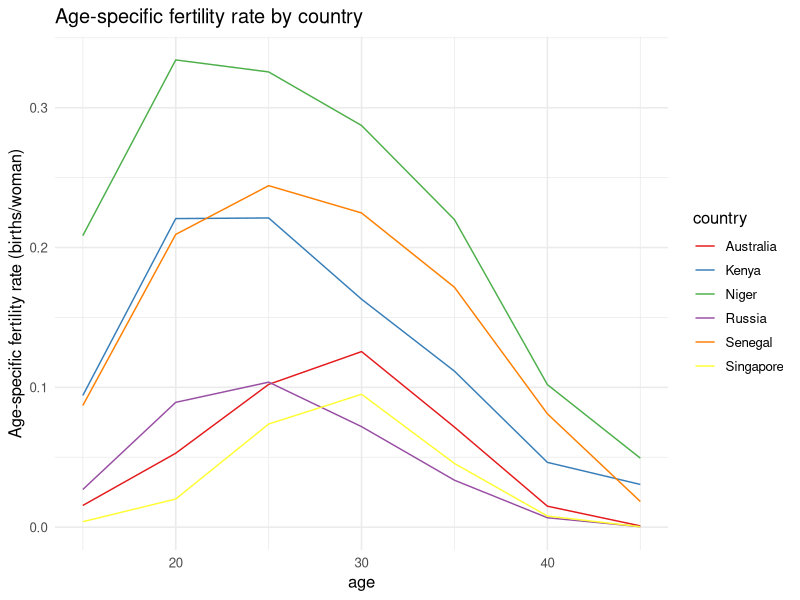
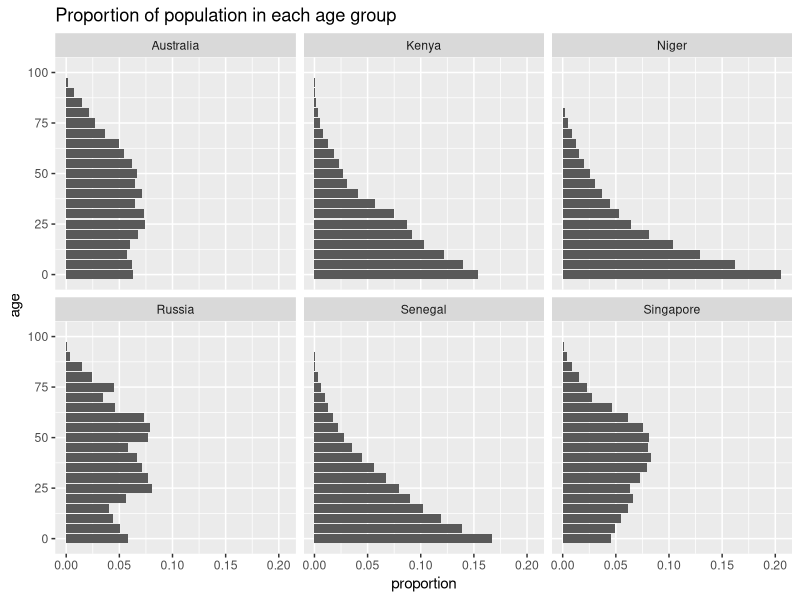
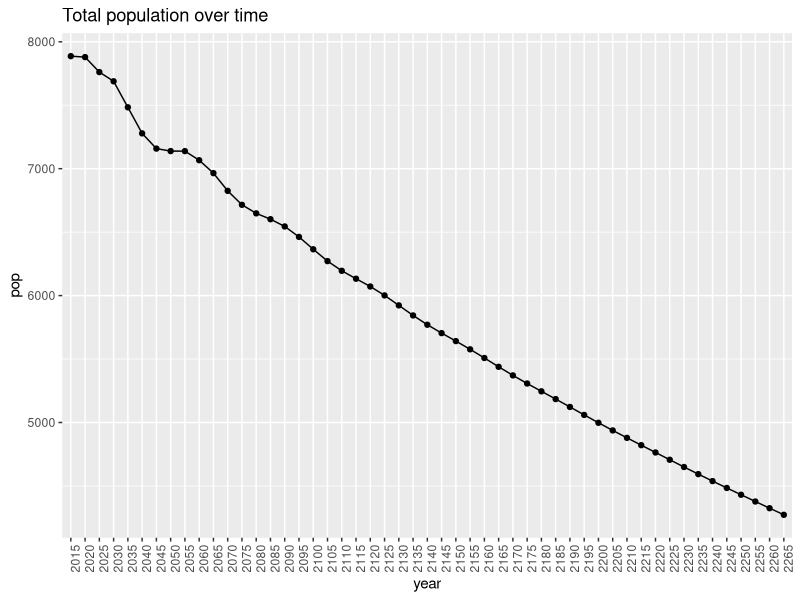
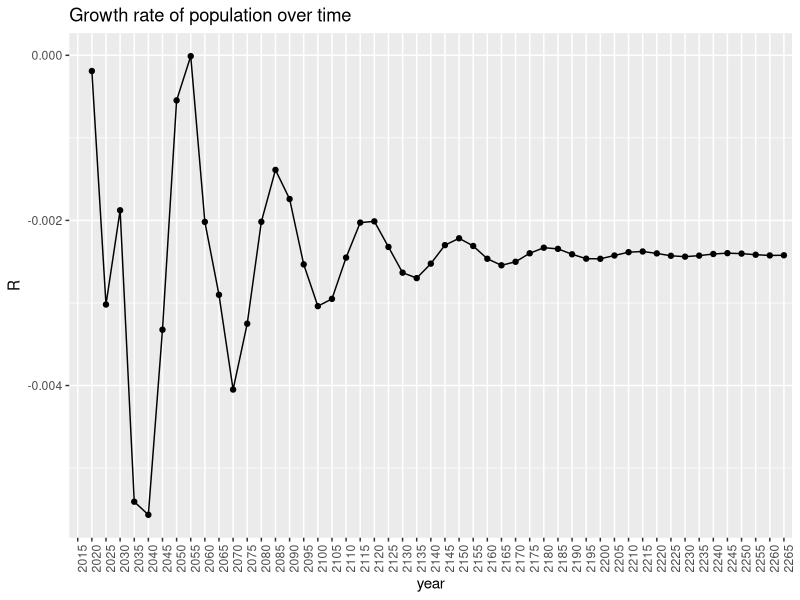
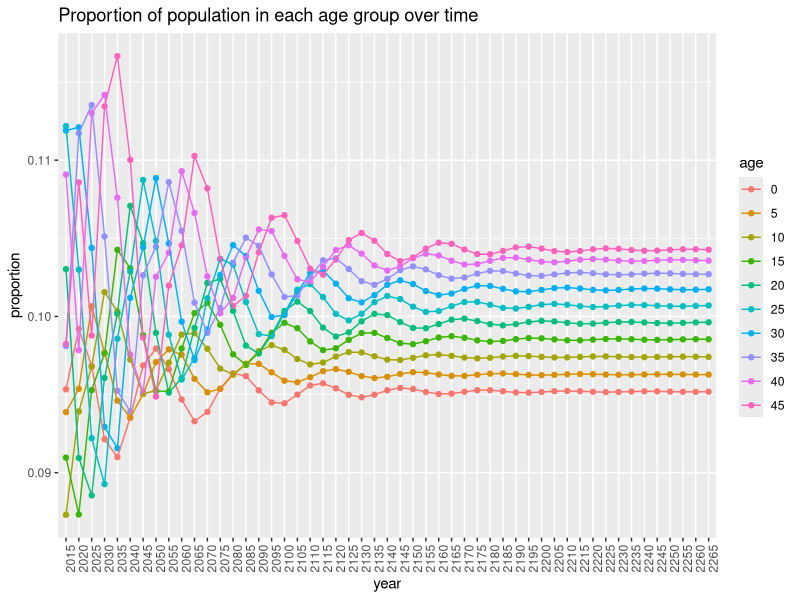
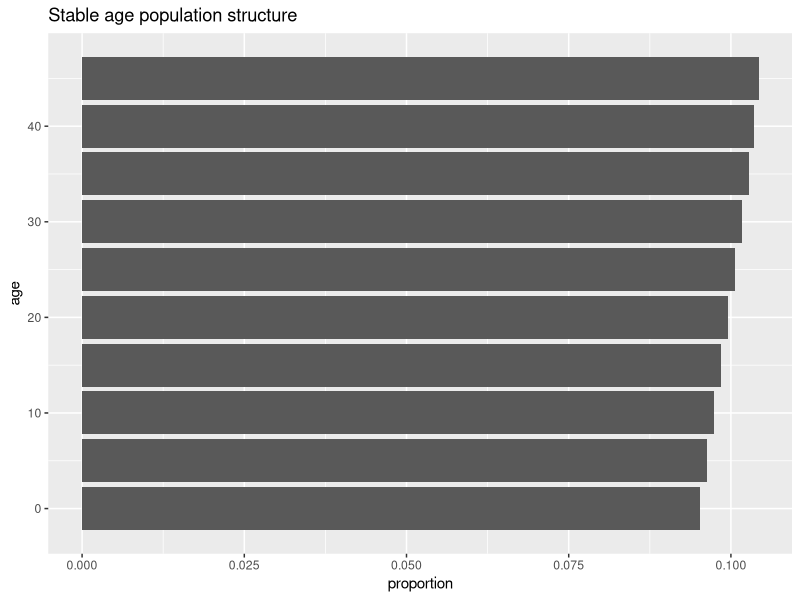
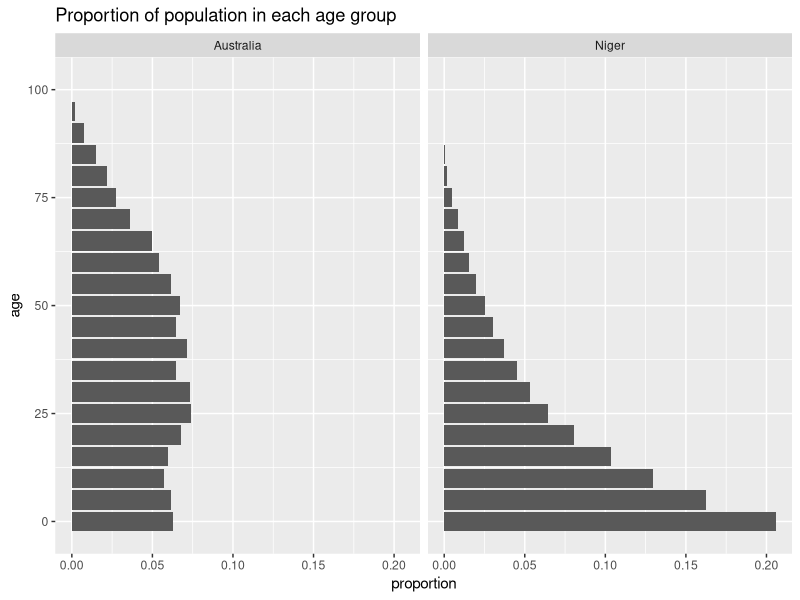
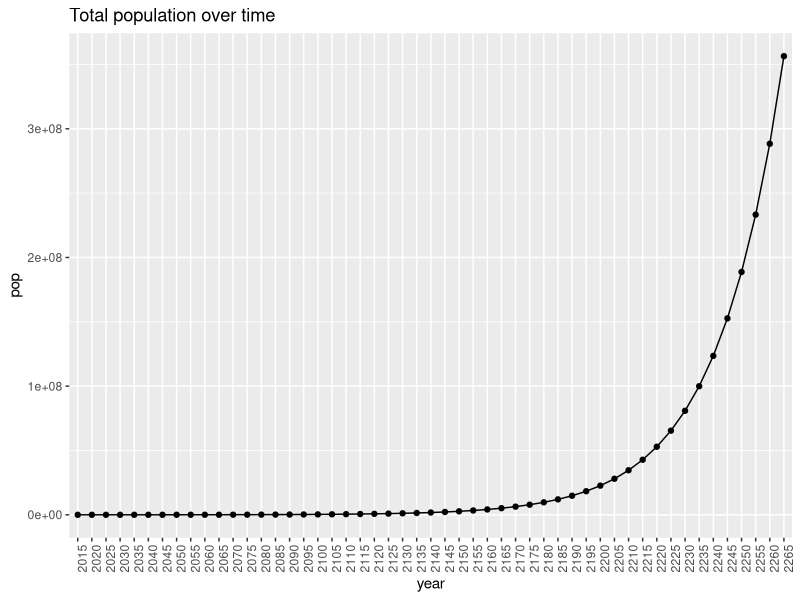

The R script that drew these images, in order:
## ---- chunk 1
# run this chunk first!
knitr::opts_chunk$set(echo = TRUE)
library(tidyverse)
## ---- chunk 2
d <- read_csv("bfdw_projection_data.csv")
## ---- chunk 3
d %>% 
  filter(country=="Australia") %>% 
  head
## ---- chunk 4
d <- d %>% 
  mutate(nLx = nLx/10^5, 
         nFx = nFx/1000)
## ---- chunk 5
# calculate life expectancy at birth 
# we know radix is 1
radix <- 1

d %>% 
  group_by(country) %>% 
  summarise(e0 = sum(nLx)/radix) %>%
  arrange(e0) # arrange by increasing life expectancy
## ---- chunk 6
# calculate TFR, GRR and NRR by country
# set fraction female at birth to be 0.4886
ffab <- 0.4486

d %>% 
  filter(age>=15, age < 50) %>% # restrict our dataset to be fertility rates for women aged 15-49
  group_by(country) %>% 
  summarise(tfr = sum(nFx*5), 
            grr = tfr*ffab,
            nrr = sum(nFx*nLx*ffab/radix),
            mu = sum((age+2.5)*nFx*nLx)/sum(nFx*nLx)) %>%
  arrange(tfr)
## ---- chunk 7
# create a dataset which only has reproductive ages (15-49)
d_rpa <- d %>% filter(age >= 15, age < 50)

# plot age-specific fertility rates
ggplot(data = d_rpa, aes(x = age, y = nFx, color = country)) + 
  geom_line()+
  ylab("Age-specific fertility rate (births/woman)")+
  ggtitle("Age-specific fertility rate by country")+ 
  scale_color_brewer(palette="Set1") + 
  theme_minimal(base_size = 12) ## change ggplot default theme
## ---- chunk 8
# let's calculate the proportion in each age group so we can compare across countries
d <- d %>% 
  group_by(country) %>%
  mutate(nCx = nKx/sum(nKx))
## ---- chunk 9
ggplot(d, aes(x = age, y = nCx)) + 
  facet_wrap(~country, ncol=3)+
  geom_bar(stat="identity", position = "dodge")+
  ggtitle("Proportion of population in each age group")+
  ylab("proportion")+
  coord_flip()
## ---- chunk 10
## function to define Leslie matrix, based on nLx and nFx values
leslie <- function(nLx,
                   nFx, 
                   n_age_groups=10,
                   ffab = 0.4886){
  L = matrix(0, nrow = n_age_groups, ncol = n_age_groups)
  L[1,] = ffab * nLx[1]*(nFx[1:n_age_groups]+nFx[2:(n_age_groups+1)]*nLx[2:(n_age_groups+1)]/nLx[1:n_age_groups])/2 # top row 
  diag(L[2:n_age_groups,1:(n_age_groups-1)]) = nLx[2:n_age_groups] / nLx[1:(n_age_groups-1)] # subdiagonal
  return(L)
}
## ---- chunk 11
LAA <- leslie(nLx = d$nLx[d$country=="Australia"], 
              nFx = d$nFx[d$country=="Australia"])
LAA
## ---- chunk 12
LAS <- leslie(nLx = d$nLx[d$country=="Australia"], 
              nFx = d$nFx[d$country=="Senegal"])
## ---- chunk 13
n_age_groups <- 10 # 0-50 in 5yr age groups
n_projections <- 50 # want to project forward 50*5 = 250 years
initial_pop <- d$nKx[d$country=="Australia"] # set initial population to be Australia's population in 2015
# define population matrix K
K <- matrix(0, nrow = n_age_groups, ncol = n_projections+1)
K[,1] <- initial_pop[1:n_age_groups]

# do the projection!
for(i in 2:(n_projections+1)){
  K[,i] <- LAA%*%K[,i-1] 
}

head(K[,1:5])
## ---- chunk 14
# get K in a form that's easier to ggplot
# make into a dataframe, name columns as years and add an age column
Kdf <- as.data.frame(K)
colnames(Kdf) <- seq(from = 2015, to = (2015+n_projections*5), by = 5)
Kdf <- cbind(age = seq(from = 0, to = 45, by = 5), Kdf)

# get in long format and then add proportion of population in each age group
Klong <- Kdf %>% 
  gather(year, population, -age) %>%
  group_by(year) %>%
  mutate(proportion = population/sum(population), 
         age = as.factor(age))
head(Klong)
## ---- chunk 15
# total population by year
tot_pop <- Klong %>% 
  group_by(year) %>%
  summarise(pop = sum(population)) %>%
  mutate(R = c(NA, log(pop[2:n()]/pop[1:(n()-1)])/5))
head(tot_pop)
## ---- chunk 16

# plot total population over time 
ggplot(data = tot_pop, aes(x = year, y = pop, group = 1)) +
  geom_point() + geom_line()+
  theme(axis.text.x = element_text(angle = 90, hjust = 1))+
  ggtitle("Total population over time")

# plot growth rate over time
ggplot(data = tot_pop, aes(x = year, y = R, group = 1)) +
  geom_point() + geom_line()+
  theme(axis.text.x = element_text(angle = 90, hjust = 1))+
  ggtitle("Growth rate of population over time")

# plot proportion in each age group over time
ggplot(data = Klong, aes(x = year, y = proportion, group = age, color = age)) +
  geom_point() + geom_line()+ 
  theme(axis.text.x = element_text(angle = 90, hjust = 1))+
  ggtitle("Proportion of population in each age group over time")
## ---- chunk 17
eigen.AA <- eigen(LAA)
r.AA <- log(Re(eigen.AA$value[1]))/5 
v <- Re(eigen.AA$vectors[,1])
k.AA <- v/sum(v)

# compare stable population rate and rate at end of projection period
cbind(stable = r.AA,  proj = tot_pop$R[nrow(tot_pop)])

# compare stable population age distribution and age distribution at end of projection period
cbind(stable = k.AA, proj = Klong$proportion[Klong$year==(2015+n_projections*5)])

## ---- chunk 18
ages <- seq(0, 45, by = 5)
ggplot(data = data.frame(age = ages, proportion = k.AA), aes(x = age, y = proportion))+
  geom_bar(stat = 'identity')+
  coord_flip()+
  ggtitle("Stable age population structure")
## ---- chunk 19
# let's calculate the proportion in each age group so we can compare across countries
df_forplot <- d %>% 
  filter(country %in% c("Australia", "Niger")) %>% 
  group_by(country) %>% 
  mutate(nCx = nKx/sum(nKx))

ggplot(df_forplot, aes(x = age, y = nCx)) + 
  facet_wrap(~country, ncol=3)+
  geom_bar(stat="identity", position = "dodge")+
  ggtitle("Proportion of population in each age group")+
  ylab("proportion")+
  coord_flip()
## ---- chunk 20
## Leslie matrix for Giger 
LNN <- leslie(nLx = d$nLx[d$country=="Niger"], 
              nFx = d$nFx[d$country=="Niger"])


n_age_groups <- 10 # 0-50 in 5yr age groups
n_projections <- 50 # want to project forward 50*5 = 250 years
initial_pop <- d$nKx[d$country=="Niger"] # set initial population to be Niger's population in 2015
# define population matrix K
K <- matrix(0, nrow = n_age_groups, ncol = n_projections+1)
K[,1] <- initial_pop[1:n_age_groups]

# do the projection!
for(i in 2:(n_projections+1)){
  K[,i] <- LNN%*%K[,i-1] 
}

head(K[,1:5])

# get K in a form that's easier to ggplot
# make into a dataframe, name columns as years and add an age column
Kdf <- as.data.frame(K)
colnames(Kdf) <- seq(from = 2015, to = (2015+n_projections*5), by = 5)
Kdf <- cbind(age = seq(from = 0, to = 45, by = 5), Kdf)

# get in long format and then add proportion of population in each age group
Klong <- Kdf %>% 
  gather(year, population, -age) %>%
  group_by(year) %>%
  mutate(proportion = population/sum(population), 
         age = as.factor(age))
head(Klong)


# total population by year
tot_pop <- Klong %>% 
  group_by(year) %>%
  summarise(pop = sum(population)) %>%
  mutate(R = c(NA, log(pop[2:n()]/pop[1:(n()-1)])/5))
head(tot_pop)

# plot total population over time 
ggplot(data = tot_pop, aes(x = year, y = pop, group = 1)) +
  geom_point() + geom_line()+
  theme(axis.text.x = element_text(angle = 90, hjust = 1))+
  ggtitle("Total population over time")

# plot growth rate over time
ggplot(data = tot_pop, aes(x = year, y = R, group = 1)) +
  geom_point() + geom_line()+
  theme(axis.text.x = element_text(angle = 90, hjust = 1))+
  ggtitle("Growth rate of population over time")

# plot proportion in each age group over time
ggplot(data = Klong, aes(x = year, y = proportion, group = age, color = age)) +
  geom_point() + geom_line()+ 
  theme(axis.text.x = element_text(angle = 90, hjust = 1))+
  ggtitle("Proportion of population in each age group over time")
## ---- chunk 21
## high fertility country (Niger) with a low mortality county (Singapore)
LSN <- leslie(nLx = d$nLx[d$country=="Singapore"], 
              nFx = d$nFx[d$country=="Niger"])

eigen.SN <- eigen(LSN)
r.SN <- log(Re(eigen.SN$value[1]))/5 
v <- Re(eigen.SN$vectors[,1])
k.SN <- v/sum(v)

ages <- seq(0, 45, by = 5)
ggplot(data = data.frame(age = ages, proportion = k.SN), aes(x = age, y = proportion))+
  geom_bar(stat = 'identity')+
  coord_flip()+
  ggtitle("Stable age population structure")

r.SN
## ---- chunk 22
## high fertility and low mortality
LNS <- leslie(nLx = d$nLx[d$country=="Niger"], 
              nFx = d$nFx[d$country=="Singapore"])

eigen.NS <- eigen(LNS)
r.NS <- log(Re(eigen.NS$value[1]))/5 
v <- Re(eigen.NS$vectors[,1])
k.NS <- v/sum(v)

ages <- seq(0, 45, by = 5)
ggplot(data = data.frame(age = ages, proportion = k.NS), aes(x = age, y = proportion))+
  geom_bar(stat = 'identity')+
  coord_flip()+
  ggtitle("Stable age population structure")

r.NS
## ---- chunk 23
## read in contact data 
contact_data <- data.frame(
  stringsAsFactors = FALSE,
  alter_age = c("[0,18)","[0,18)","[0,18)",
                "[0,18)","[0,18)","[0,18)","[0,18)","[18,25)",
                "[18,25)","[18,25)","[18,25)","[18,25)","[18,25)","[25,35)",
                "[25,35)","[25,35)","[25,35)","[25,35)","[25,35)",
                "[35,45)","[35,45)","[35,45)","[35,45)","[35,45)",
                "[35,45)","[45,55)","[45,55)","[45,55)","[45,55)",
                "[45,55)","[45,55)","[55,65)","[55,65)","[55,65)",
                "[55,65)","[55,65)","[55,65)","[65,100]","[65,100]",
                "[65,100]","[65,100]","[65,100]","[65,100]","[18,25)",
                "[25,35)","[35,45)","[45,55)","[55,65)","[65,100]",
                "[0,18)","[0,18)","[0,18)","[0,18)","[0,18)","[0,18)",
                "[0,18)","[18,25)","[18,25)","[18,25)","[18,25)",
                "[18,25)","[18,25)","[25,35)","[25,35)","[25,35)",
                "[25,35)","[25,35)","[25,35)","[35,45)","[35,45)","[35,45)",
                "[35,45)","[35,45)","[35,45)","[45,55)","[45,55)",
                "[45,55)","[45,55)","[45,55)","[45,55)","[55,65)",
                "[55,65)","[55,65)","[55,65)","[55,65)","[55,65)",
                "[65,100]","[65,100]","[65,100]","[65,100]","[65,100]",
                "[65,100]","[18,25)","[25,35)","[35,45)","[45,55)",
                "[55,65)","[65,100]"),
  ego_age = c("[0,18)","[35,45)","[18,25)",
              "[25,35)","[45,55)","[55,65)","[65,100]","[35,45)",
              "[18,25)","[25,35)","[45,55)","[55,65)","[65,100]",
              "[35,45)","[18,25)","[25,35)","[45,55)","[55,65)",
              "[65,100]","[35,45)","[18,25)","[25,35)","[45,55)",
              "[55,65)","[65,100]","[35,45)","[18,25)","[25,35)",
              "[45,55)","[55,65)","[65,100]","[35,45)","[18,25)",
              "[25,35)","[45,55)","[55,65)","[65,100]","[35,45)",
              "[18,25)","[25,35)","[45,55)","[55,65)","[65,100]","[0,18)",
              "[0,18)","[0,18)","[0,18)","[0,18)","[0,18)",
              "[0,18)","[35,45)","[18,25)","[25,35)","[45,55)",
              "[55,65)","[65,100]","[35,45)","[18,25)","[25,35)","[45,55)",
              "[55,65)","[65,100]","[35,45)","[18,25)","[25,35)",
              "[45,55)","[55,65)","[65,100]","[35,45)","[18,25)",
              "[25,35)","[45,55)","[55,65)","[65,100]","[35,45)",
              "[18,25)","[25,35)","[45,55)","[55,65)","[65,100]",
              "[35,45)","[18,25)","[25,35)","[45,55)","[55,65)",
              "[65,100]","[35,45)","[18,25)","[25,35)","[45,55)",
              "[55,65)","[65,100]","[0,18)","[0,18)","[0,18)","[0,18)",
              "[0,18)","[0,18)"),
  state = c("Iowa","Iowa","Iowa","Iowa","Iowa",
            "Iowa","Iowa","Iowa","Iowa","Iowa","Iowa","Iowa","Iowa","Iowa","Iowa",
            "Iowa","Iowa","Iowa","Iowa","Iowa","Iowa","Iowa","Iowa","Iowa",
            "Iowa","Iowa","Iowa","Iowa","Iowa","Iowa","Iowa","Iowa","Iowa","Iowa",
            "Iowa","Iowa","Iowa","Iowa","Iowa","Iowa","Iowa","Iowa","Iowa",
            "Iowa","Iowa","Iowa","Iowa","Iowa","Iowa","Washington",
            "Washington","Washington","Washington",
            "Washington","Washington","Washington","Washington","Washington","Washington","Washington",
            "Washington","Washington","Washington","Washington","Washington", "Washington","Washington","Washington",
            "Washington","Washington","Washington","Washington", "Washington","Washington",
            "Washington","Washington","Washington","Washington","Washington",
            "Washington","Washington", "Washington","Washington","Washington","Washington","Washington",
            "Washington", "Washington","Washington","Washington","Washington", "Washington","Washington",
            "Washington", "Washington","Washington","Washington","Washington"),
  avg_contacts = c(1.96355865075412,
                   1.07790278376977,0.846004352438355,1.25872430861939,
                   0.856510337330594,0.283046641676595,0.103733294413363,
                   0.520884363375575,2.89924081331928,0.799656186032481,
                   0.541806519198463,0.293628014593759,0.168317120672265,1.10939850263363,
                   0.970173425755095,2.29066969762187,0.706785631862259,
                   0.517604165576141,0.332388336966515,2.3915300439597,
                   0.600961347389168,1.05498606110888,0.885540297483235,
                   0.585549244618107,0.303659625641791,0.932109063584607,
                   0.657972659382363,0.707465490742922,1.45268153797397,
                   0.660202277518944,0.294450038109138,0.65051855766295,
                   0.376356112153727,0.546831059814438,0.696810813389629,
                   0.987824394701072,0.411559114570664,0.419786640822864,
                   0.268457211094917,0.43696483084501,0.386718344800324,
                   0.512126819771215,0.795187584529312,0.373597394030026,
                   0.674385049219153,0.549181696022704,0.459332813407329,
                   0.160210410124759,0.0730627799228152,1.08669597261484,
                   1.25292308158473,0.797696476263686,1.09896801915227,
                   0.774099268925644,0.316942675609594,0.133045284839802,
                   0.237978826422459,1.32149144073559,0.351105050032515,
                   0.276594819959561,0.205780509393844,0.0954807846997501,
                   0.604310003842793,0.575734619243985,1.21848144580133,
                   0.370019430439582,0.323342743883215,0.207709023733976,
                   1.45446289422518,0.346937110312083,0.537263025647986,
                   0.542291526093321,0.387640440740019,0.220904109649164,
                   0.531104772928663,0.394915215687221,0.322180377724249,
                   0.770546174690304,0.415008863029254,0.233243729370475,
                   0.37983125755873,0.293953272223552,0.281677340714602,
                   0.415213636487433,0.693203608564507,0.301820892190442,
                   0.246118895036495,0.155084923122772,0.205742349729577,
                   0.265340627452728,0.343185426450645,0.60028694161922,
                   0.322555475126993,0.728680365204508,0.738590288300677,
                   0.446913245500217,0.183071831119944,0.087381567624679)
)

head(contact_data)
## ---- chunk 24
## plot contact matrices 
contact_data %>% 
  ggplot() +
  geom_tile(aes(x = ego_age, y = alter_age, fill = avg_contacts)) +
  coord_equal() +
  viridis::scale_fill_viridis(name = str_wrap("Contacts per respondent", width = 10)) +
  facet_grid(~state) +
  theme_minimal(base_size = 14) +
  theme(axis.text.x = element_text(angle = 90, hjust = 1, vjust = .3)) +
  labs(
    title = "Social Contact Matrices (April 2020)",
    x = "Ego age",
    y = "Alter age"
  )
## ---- chunk 25
## Manipulate data.frame into a matrix (Iowa)
iowa_matrix <- contact_data %>%
  filter(state == "Iowa") %>% 
    select(alter_age, ego_age, avg_contacts) %>%
    arrange(ego_age) %>%
    pivot_wider(names_from = ego_age, values_from = avg_contacts) %>%
    column_to_rownames(var = "alter_age") %>%
    data.matrix()

## Manipulate data.frame into a matrix (Washington)
washington_matrix <- contact_data %>%
  filter(state == "Washington") %>% 
    select(alter_age, ego_age, avg_contacts) %>%
    arrange(ego_age) %>%
    pivot_wider(names_from = ego_age, values_from = avg_contacts) %>%
    column_to_rownames(var = "alter_age") %>%
    data.matrix()

## calculate leading eigenvalues for Iowa
eigen_iowa <- eigen(iowa_matrix)$values[1]

## calculate leading eigenvalue for Washington
eigen_washington <- eigen(washington_matrix)$values[1]

paste0("The leading eigenvalue of the contact matrix for Iowa (", round(eigen_iowa, 3), ") is larger than the leading eigenvalue of the contact matrix for Washington (", round(eigen_washington, 3), "), suggesting that overall contact intensity in Iowa is higher than in Washington.")
## ---- chunk 26
## function to calculate R0 from NGM
u = c(0.39, 0.62, 0.81, 0.83, 0.81, 0.74) * 0.2 # relative susceptibility of each age class * probability of transmission given contact
compute_R0 = function(u, C){
  dI <- 5 #recovery period in days 
  Du <- diag(u, 7)
  Dy <- diag(dI, 7)
  NGM <- Du %*% C %*% Dy
  R0  <- abs(eigen(NGM)$values[1])
  return(R0)
}
## ---- chunk 27
compute_R0(u, iowa_matrix)
compute_R0(u, washington_matrix)
## ---- chunk 28
## create a new matrix with higher contact among school children (first entry of matrix)
iowa_matrix_higher_contact <- iowa_matrix
iowa_matrix_higher_contact[1, 1] <- iowa_matrix[1, 1]*3 ## triple amount of contact 

## Calcuate R0 
compute_R0(u, iowa_matrix)
compute_R0(u, iowa_matrix_higher_contact)
## ---- chunk 29
## create new u vector 
u_constant = rep(0.1435, 7) # relative susceptibility of each age class * probability of transmission given contact

## implication 
compute_R0(u_constant, iowa_matrix)
compute_R0(u_constant, iowa_matrix_higher_contact)
## ---- chunk 30
## update function so we can change infectious period 
compute_R0_infec_period = function(u, C, dI){
  dI <- dI #recovery period in days 
  Du <- diag(u, 7)
  Dy <- diag(dI, 7)
  NGM <- Du %*% C %*% Dy
  R0  <- abs(eigen(NGM)$values[1])
  return(R0)
}

## try three different infectious periods 
compute_R0_infec_period(u, iowa_matrix, dI = 3)
compute_R0_infec_period(u, iowa_matrix, dI = 5)
compute_R0_infec_period(u, iowa_matrix, dI = 7)
## ---- chunk 31
## create vector of different infectious periods 
infect_periods <- seq(1, 10, by = 1)

## create a list to store estimates 
R0_list <- list()

## loop over all different infectious periods 
for (infect_period in infect_periods) {
  
  ## calculate R0
  R0_estimate <- tibble(R0 = compute_R0_infec_period(u, iowa_matrix, dI = infect_period),
                        infectious_period = infect_period)
  ## store each estimate in a list 
  R0_list[[infect_period]] <- R0_estimate
}

## put results into data.frame 
results <- R0_list %>%
  bind_rows()

## plot results
ggplot(data = results, aes(x = infectious_period, y = R0)) + 
  geom_line(size = 1) + 
  geom_point(size = 3) + 
  theme_minimal(15) + 
  labs(x = "Infectious Period",
       y = "R0",
       title = "Relationship between R0 and Infectious Period")
